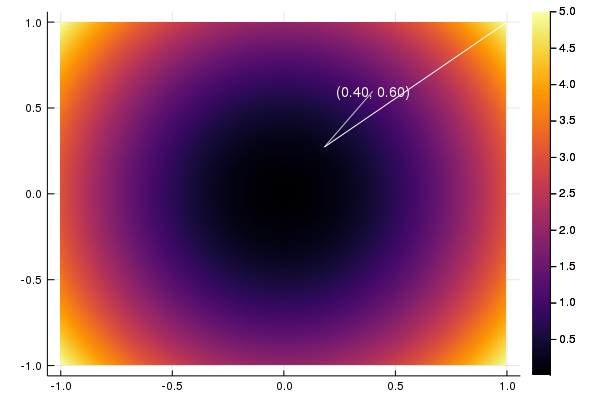

Write Julia code to recreate this figure.
using Plots
using Printf


f(x, y) = 3x^2 + 2y^2
h(x, y) = 1 - x - y
nablaL(x, c) = [
    6x[1] + c * ifelse(max(h(x[1], x[2]), 0) == 0, 0, -2 * h(x[1], x[2])),
    4x[2] + c * ifelse(max(h(x[1], x[2]), 0) == 0, 0, -2 * h(x[1], x[2]))
]

function BFGS(x, epsilon, f, c...)
    Hinv = [1 0; 0 1]
    xold = copy(x)
    df = ifelse(length(c) == 0, f(xold, 0), f(xold, c[1]))
    xnew = xold - 0.01 .* Hinv * df
    while sum((xnew - xold).^2) > epsilon
        s = xnew - xold
        t = ifelse(length(c) == 0, f(xnew, 0) - f(xold, 0), f(xnew, c[1]) - f(xold, c[1]))
        xold = copy(xnew)
        Hinv = (
            Hinv + (s' * t + t' * Hinv * t) * s * s' ./ (s' * t)^2 -
            (Hinv * t * s' + s * t' * Hinv) ./ (s' * t)
        )
        df = ifelse(length(c) == 0, f(xold, 0), f(xold, c[1]))
        xnew = xold - 0.01 .* Hinv * df
    end
    xnew
end

function penalty(x, eps_penalty, eps_bfgs)
    xtrail = []
    ytrail = []
    append!(xtrail, x[1])
    append!(ytrail, x[2])

    xold = copy(x)
    c = 1
    xnew = BFGS(xold, eps_bfgs, nablaL, c)
    append!(xtrail, xnew[1])
    append!(ytrail, xnew[2])
    while sum((xnew - xold).^2) > eps_penalty
        c *= 1.01
        xold = copy(xnew)
        xnew = BFGS(xold, eps_bfgs, nablaL, c)
        append!(xtrail, xnew[1])
        append!(ytrail, xnew[2])
    end
    xtrail, ytrail
end

eps_penalty = 1e-9
eps_bfgs = 1e-16
x = [1., 1.]
xtrail, ytrail = penalty(x, eps_penalty, eps_bfgs)

x = y = range(-1.0, 1.0, length=1000)
p = plot(x, y, f, st=[:contourf])
for i in 1:length(xtrail)-1
    plot!(p[1], [xtrail[i], xtrail[i+1]], [ytrail[i], ytrail[i+1]], line=(:white, 1), legend=:none)
end
posx = @sprintf "%.2f" xtrail[end]
posy = @sprintf "%.2f" ytrail[end]
annotate!(xtrail[end], ytrail[end], text("($(posx), $(posy))", 10, :center, :white))
png("penalty")
